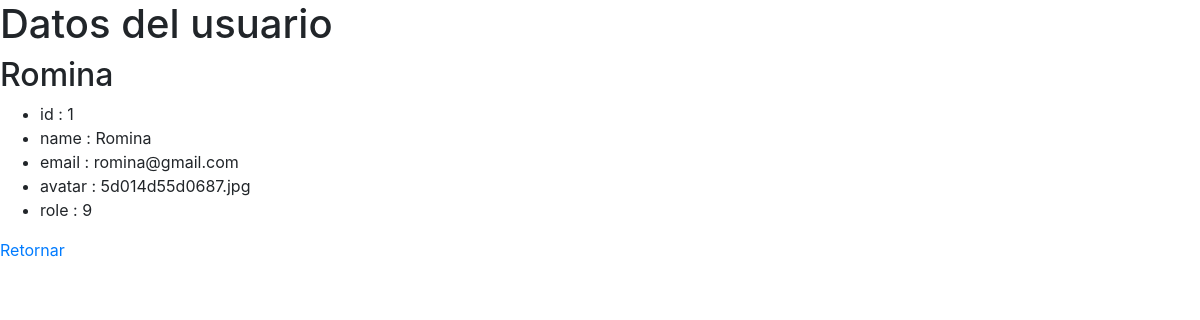
The app's page /mostrarUsuario.php?id=1 with its own data.
### tables this page shows
CREATE TABLE `users` (
  `id` int(11) NOT NULL AUTO_INCREMENT,
  `name` varchar(200) NOT NULL,
  `email` varchar(200) NOT NULL,
  `password` varchar(200) NOT NULL,
  `avatar` varchar(200) NOT NULL,
  `role` int(11) NOT NULL,
  PRIMARY KEY (`id`)
);

### clases/Query.php (called while the page is built, shortened)
<?php
class Query{
    static public function mostrarUsuario($pdo,$tabla,$idUsuario){
        $sql = "select $tabla.id, $tabla.name, $tabla.email, $tabla.avatar,$tabla.role from $tabla where $tabla.id = '$idUsuario'";
        $query = $pdo->prepare($sql);
        $query->execute();
        $usuarioEncontrado=$query->fetchAll(PDO::FETCH_ASSOC);
        return $usuarioEncontrado;
    }
}

### mostrarUsuario.php (the view, shortened to what this page needs)
<!DOCTYPE html>
<?php
require_once("autoload.php");
$id_usuario=$_GET["id"];
$usuarioSeleccionado = Query::mostrarUsuario($pdo,'users',$id_usuario)
?>
<html lang="es" dir="ltr">
  <head>
      <link rel="stylesheet" href="https://stackpath.bootstrapcdn.com/bootstrap/4.3.1/css/bootstrap.min.css">
  </head>
  <body>
    <h1>Datos del usuario</h1>
    <?php foreach ($usuarioSeleccionado as $key => $value):?>
      <h2><?= $value["name"] ;?></h2>
    <?php endforeach;?>
    <ul>
    <?php foreach ($usuarioSeleccionado as $index => $attributes) : ?>
      <?php foreach($attributes as $key => $value): ?>
        <li><?= $key." : ".$value ?> </li>
      <?php endforeach;?>
    <?php endforeach;?>
    </ul>
    <a href="listadoUsuarios.php">Retornar</a>
  </body>
</html>

### records on screen
users: name "Romina", key "id", id "1", key "name", key "email", email "romina@gmail.com", key "avatar", avatar "5d014d55d0687.jpg", key "role", role "9"
